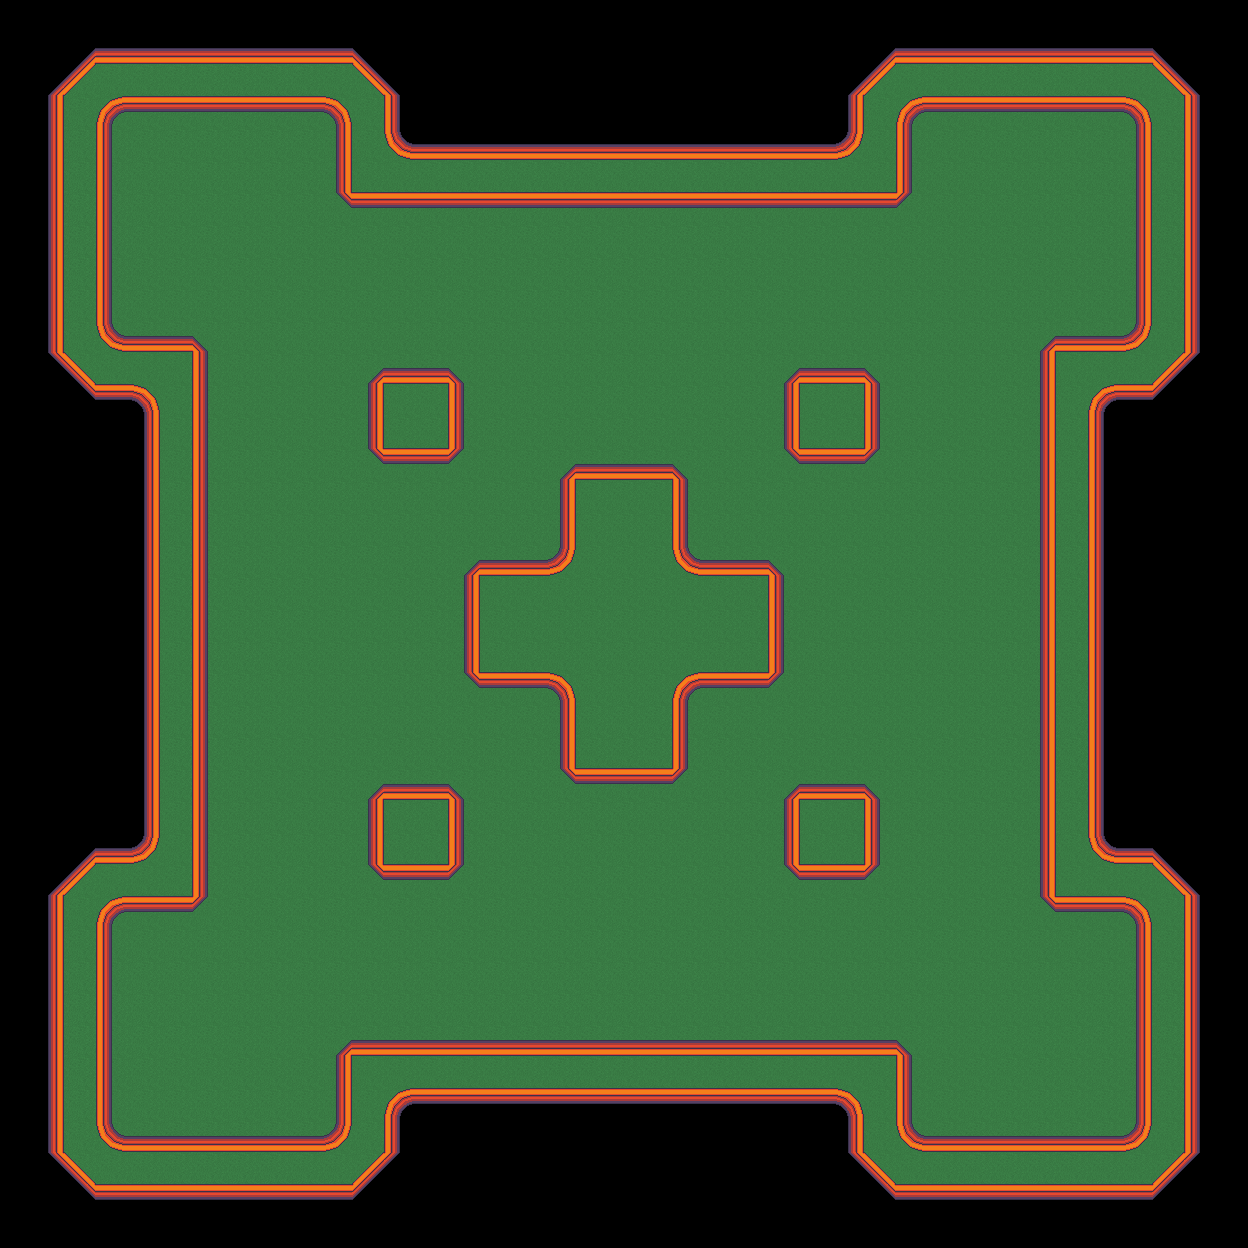

Below is a game level as drawn by its tile map, then a one-line description and the .tmx that defines it (tile-layer data replaced by summaries):
An orthogonal 39x39 tile map with 32x32 px tiles, 2 tile layers (ground, walls) and 28 objects (8x bumper, 4x catapult, 4x turret, 4x sand, exterior, ...).

<map version="1.0" tiledversion="1.1.4" orientation="orthogonal" renderorder="right-down" width="39" height="39" tilewidth="32" tileheight="32" infinite="0" nextobjectid="68">
 <properties>
  <property name="name" value="Corners" />
  <property name="par" type="int" value="3" />
 </properties>
 <tileset firstgid="1" source="tileset.tsx" />
 <layer name="ground" width="39" height="39">
  <data>[1521 cells, 1053 non-empty, 5 distinct tile ids]</data>
 </layer>
 <layer name="walls" width="39" height="39">
  <data>[1521 cells, 408 non-empty, 16 distinct tile ids]</data>
 </layer>
 <objectgroup name="collision">
  <object id="53" type="exterior" x="1040" y="896">
   <polyline points="0,0 0,-544 16,-560 88,-560 96,-568 96,-776 88,-784 -120,-784 -128,-776 -128,-704 -144,-688 -688,-688 -704,-704 -704,-776 -712,-784 -920,-784 -928,-776 -928,-568 -920,-560 -848,-560 -832,-544 -832,0 -848,16 -920,16 -928,24 -928,232 -920,240 -712,240 -704,232 -704,160 -688,144 -144,144 -128,160 -128,232 -120,240 88,240 96,232 96,24 88,16 16,16 0,0" />
  </object>
  <object id="55" x="784" y="672">
   <polyline points="0,0 0,-96 -16,-112 -88,-112 -96,-120 -96,-192 -112,-208 -208,-208 -224,-192 -224,-120 -232,-112 -240,-112 -304,-112 -320,-96 -320,0 -304,16 -232,16 -224,24 -224,96 -208,112 -112,112 -96,96 -96,24 -88,16 -16,16 0,0" />
  </object>
  <object id="56" x="880" y="864">
   <polyline points="0,0 0,-64 -16,-80 -80,-80 -96,-64 -96,0 -80,16 -16,16 0,0" />
  </object>
  <object id="57" x="880" y="448">
   <polyline points="0,0 0,-64 -16,-80 -80,-80 -96,-64 -96,0 -80,16 -16,16 0,0" />
  </object>
  <object id="58" x="448" y="464">
   <polyline points="0,0 16,-16 16,-80 0,-96 -64,-96 -80,-80 -80,-16 -64,0 0,0" />
  </object>
  <object id="59" x="464" y="864">
   <polyline points="0,0 0,-64 -16,-80 -80,-80 -96,-64 -96,0 -80,16 -16,16 0,0" />
  </object>
 </objectgroup>
 <objectgroup name="objects">
  <object id="8" type="tee" gid="183" x="160" y="1088" width="32" height="32">
   <properties>
    <property name="facing" type="int" value="-45" />
   </properties>
  </object>
  <object id="17" type="hole" gid="169" x="1056" y="192" width="32" height="32" />
  <object id="37" type="bumper" gid="184" x="608" y="928" width="32" height="32" />
  <object id="38" type="bumper" gid="184" x="256" y="992" width="32" height="32" />
  <object id="39" type="bumper" gid="184" x="320" y="640" width="32" height="32" />
  <object id="40" type="catapult" gid="171" x="160" y="192" width="32" height="32" />
  <object id="41" type="catapult" gid="171" x="736" y="512" width="32" height="32" />
  <object id="45" type="bumper" gid="184" x="608" y="352" width="32" height="32" />
  <object id="46" type="bumper" gid="184" x="896" y="640" width="32" height="32" />
  <object id="48" type="bumper" gid="184" x="960" y="992" width="32" height="32" />
  <object id="49" type="bumper" gid="184" x="1000" y="256" width="32" height="32" />
  <object id="50" type="bumper" gid="184" x="224" y="256" width="32" height="32" />
  <object id="51" type="catapult" gid="171" x="1056" y="1088" width="32" height="32" />
  <object id="52" type="catapult" gid="171" x="480" y="768" width="32" height="32" />
  <object id="60" type="turret" gid="170" x="720" y="800" width="32" height="32">
   <properties>
    <property name="facing" type="int" value="180" />
   </properties>
  </object>
  <object id="61" type="turret" gid="170" x="448" y="528" width="32" height="32">
   <properties>
    <property name="facing" type="int" value="90" />
   </properties>
  </object>
  <object id="62" type="sand" x="320" y="328">
   <polyline points="8,0 32,-24 32,-56 8,-72 -16,-64 -40,-32 -64,16 -40,40 0,32 8,0" />
  </object>
  <object id="63" type="sand" x="928" y="296" rotation="180">
   <polyline points="8,-32 32,-8 32,24 8,40 -16,32 -40,0 -64,-48 -40,-72 0,-64 8,-32" />
  </object>
  <object id="64" type="sand" x="328" y="928">
   <polyline points="8,-32 32,-8 32,24 8,40 -16,32 -40,0 -64,-48 -40,-72 0,-64 8,-32" />
  </object>
  <object id="65" type="sand" x="936" y="896" rotation="-180">
   <polyline points="8,0 32,-24 32,-56 8,-72 -16,-64 -40,-32 -64,16 -40,40 0,32 8,0" />
  </object>
  <object id="66" type="turret" gid="170" x="496" y="480" width="32" height="32">
   <properties>
    <property name="facing" type="int" value="0" />
   </properties>
  </object>
  <object id="67" type="turret" gid="170" x="768" y="752" width="32" height="32">
   <properties>
    <property name="facing" type="int" value="-90" />
   </properties>
  </object>
 </objectgroup>
</map>
